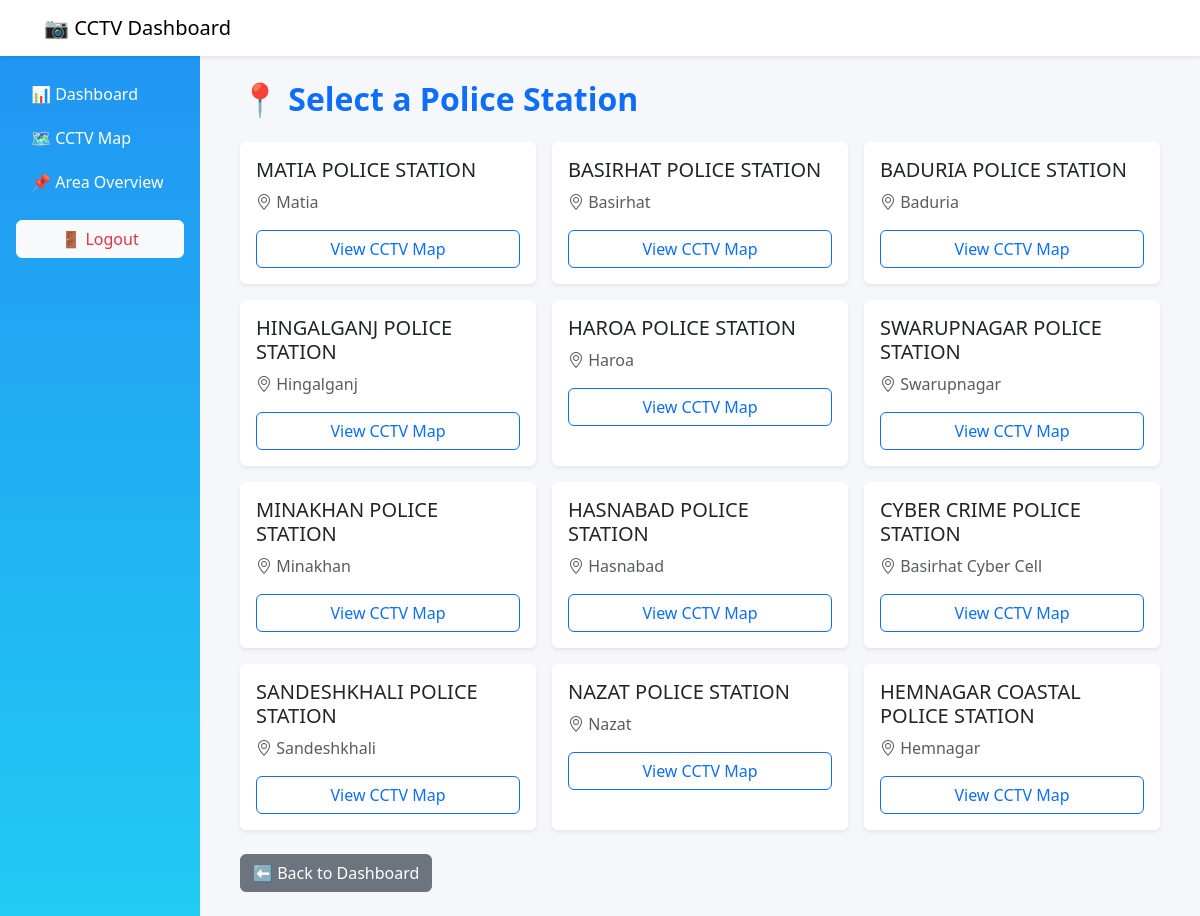
Page /map/ (signed in) on the committed database.
### monitoring/models.py (models this page shows, shortened)
class PoliceStation(models.Model):
    name = models.CharField(max_length=100)
    area = models.CharField(max_length=200)

### monitoring/views.py (the view)
# urls.py: path('map/', views.map_page, name='map_page'),
@login_required
def map_page(request):
    stations = PoliceStation.objects.all()
    return render(request, 'map_page.html', {'stations': stations})

### templates/map_page.html (shortened to what this page needs)
{% extends "base.html" %}
{% block content %}
<div class="container-fluid px-3">
  <h2 class="mb-4 text-primary fw-bold">📍 Select a Police Station</h2>
  <div class="row g-3">
    {% for station in stations %}
      <div class="col-md-6 col-lg-4">
        <div class="card shadow-sm border-0 h-100">
          <div class="card-body">
            <h5 class="card-title text-dark">{{ station.name }}</h5>
            <p class="card-text text-muted"><i class="bi bi-geo-alt"></i> {{ station.area }}</p>
            <a href="{% url 'station_cctvs' station.id %}" class="btn btn-outline-primary w-100">View CCTV Map</a>
          </div>
        </div>
      </div>
    {% empty %}
      <div class="col-12">
        <div class="alert alert-warning text-center">
          🚫 No police stations found.
        </div>
      </div>
    {% endfor %}
  </div>
  <div class="mt-4">
    <a href="{% url 'dashboard' %}" class="btn btn-secondary">⬅ Back to Dashboard</a>
  </div>
</div>
{% endblock %}

### templates/base.html (shortened to what this page needs)
{% load static %}
<!DOCTYPE html>
<html lang="en">
<head>
  <link href="https://cdn.jsdelivr.net/npm/bootstrap@5.3.0/dist/css/bootstrap.min.css" rel="stylesheet">
  <link href="https://cdn.jsdelivr.net/npm/bootstrap-icons@1.10.5/font/bootstrap-icons.css" rel="stylesheet">
</head>
<body>
<nav class="navbar navbar-expand-lg navbar-light bg-white shadow-sm px-3">
  <div class="container-fluid">
    <a class="navbar-brand ms-3" href="#">📷 CCTV Dashboard</a>
  </div>
</nav>
<div class="container-fluid">
  <div class="row">
    <div class="col-lg-2 d-none d-lg-block sidebar">
      <a href="{% url 'dashboard' %}">📊 Dashboard</a>
      <a href="{% url 'map_page' %}">🗺 CCTV Map</a>
      <a href="{% url 'area_dashboard' %}">📌 Area Overview</a>
      <form method="post" action="{% url 'logout' %}" class="mt-3">
        <button type="submit" class="btn btn-light text-danger w-100">🚪 Logout</button>
      </form>
    </div>
    <div class="col-lg-10 p-4">
      {% block content %}
      {% endblock %}
    </div>
  </div>
</div>
</body>
</html>

### templates/base.html (style rules this page uses)
body { background: #f5f7fa; }
.sidebar { background: linear-gradient(180deg, #2196F3, #21CBF3); color: white; padding: 1rem; min-height: 100vh; }
.sidebar a { color: white; text-decoration: none; display: block; padding: 10px 15px; border-radius: 5px; }

### rows in the picture
PoliceStation: name "MATIA POLICE STATION", area "Matia"
PoliceStation: name "BASIRHAT POLICE STATION", area "Basirhat"
PoliceStation: name "BADURIA POLICE STATION", area "Baduria"
PoliceStation: name "HINGALGANJ POLICE STATION", area "Hingalganj"
PoliceStation: name "HAROA POLICE STATION", area "Haroa"
PoliceStation: name "SWARUPNAGAR POLICE STATION", area "Swarupnagar"
PoliceStation: name "MINAKHAN POLICE STATION", area "Minakhan"
PoliceStation: name "HASNABAD POLICE STATION", area "Hasnabad"
PoliceStation: name "CYBER CRIME POLICE STATION", area "Basirhat Cyber Cell"
PoliceStation: name "SANDESHKHALI POLICE STATION", area "Sandeshkhali"
PoliceStation: name "NAZAT POLICE STATION", area "Nazat"
PoliceStation: name "HEMNAGAR COASTAL POLICE STATION", area "Hemnagar"
